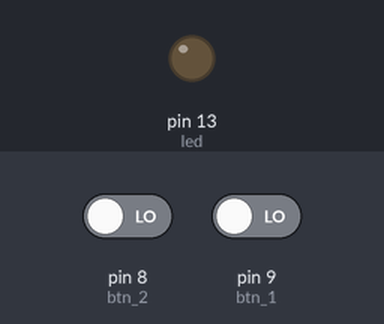
Simulated run of this sketch. Board: Arduino Uno, built with avr-gcc and run on an emulated ATmega328P. Shown: output pins drawn as LEDs (lit = HIGH). The inputs (shaded band) are chosen by the test bench; at power-on: pin 8 (btn_2) LOW, pin 9 (btn_1) LOW.

Above: at 1.2 s.
1.3 s: pin 8 (btn_2) driven HIGH and pin 9 (btn_1) driven HIGH
At 2.4 s:
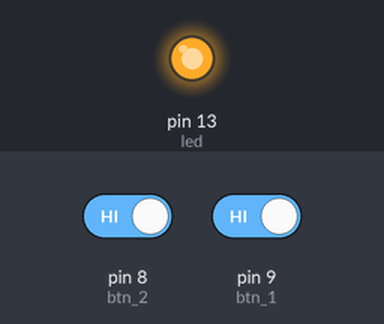
2.8 s: pin 8 (btn_2) driven LOW
At 3.5 s:
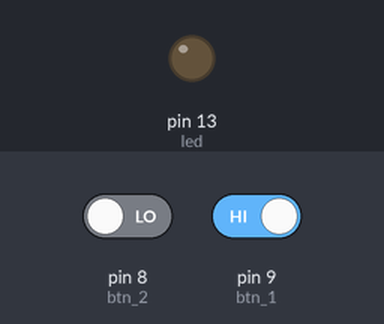
4.3 s: pin 8 (btn_2) driven HIGH
At 4.7 s:
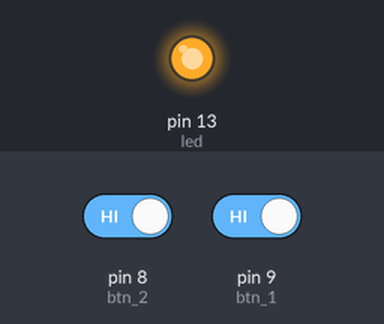
Timing chart, 0 to 7.3 s (numbered marks = the images above; inputs shaded):
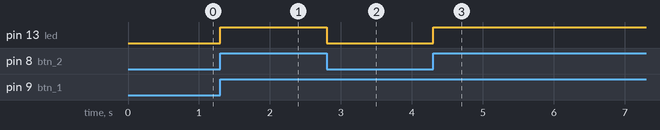

Measured:
- after the input at 1.3 s, pin 13 (led): LOW → HIGH at once
- after the input at 2.8 s, pin 13 (led): HIGH → LOW at once
- after the input at 4.3 s, pin 13 (led): LOW → HIGH at once

The sketch:

_03-btn-ej-logicos.ino
```cpp
int const led = 13;
int const btn_1 = 9;
int const btn_2 = 8;

void setup() {
  pinMode(led, OUTPUT);
  pinMode(btn_1, INPUT);
  pinMode(btn_2, INPUT);
}

void loop() {
  boolean btn1 = digitalRead(btn_1);
  boolean btn2 = digitalRead(btn_2);

  // Serrie
  if (btn1 == HIGH && btn2 == HIGH) {
    digitalWrite(led, HIGH);
  } else {
    digitalWrite(led, LOW);
  }
}
```
